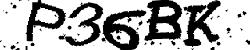
#> input picture dataset/captcha.jpg, 250 x 50 px
$ python hit_miss.py
#> lines starting #> are read from the running program, lines starting #| are printed output that depends on the picture; after the words box and inside, x2 and y2 are one past the last pixel; in counts of white or black regions, pixels touching at a corner belong together
#> further down, img is the input picture: shape (50, 250, 3); min 0, max 255, mean 173.3
# Copyright (C) 2020  Ngô Ngọc Đức Huy
from cv2 import (
    imread, blur,
    cvtColor, COLOR_BGR2GRAY,
    threshold, THRESH_BINARY_INV,
    morphologyEx, MORPH_HITMISS
)
from numpy import ones, uint8, array
import matplotlib.pyplot as plt

kernel_list = [
    ones((3, 3), uint8),
    ones((5, 5), uint8),
    array([[0, 0, 0], [0, 1, 0], [0, 0, 0]], uint8),
    array([[0, 1, 0], [1, 1, 1], [0, 1, 0]], uint8),
    array([[0, 0, 0], [1, 1, 1], [0, 0, 0]], uint8),
    array([[0, 1, 0], [0, 1, 0], [0, 1, 0]], uint8),
    array([[1, 0, 0], [0, 1, 0], [0, 0, 1]], uint8),
    array([[1, 1, 1], [1, 0, 1], [1, 1, 1]], uint8),
    array([[0, 1, 0], [1, 0, 1], [0, 1, 0]], uint8),
    array([[0, 1, 0], [1, -1, 1], [0, 1, 0]], uint8),
    array([[0, -1, -1], [1, 1, -1], [0, 1, 0]], uint8),
    array([[-1, -1, 0], [-1, 1, 0], [-1, -1, 0]], uint8),
]


def to_binary(image, thr):
    """Convert a grayscale image to a binary image."""
#> called with thr = 100
    image = cvtColor(image, COLOR_BGR2GRAY)
    image = blur(image, (3, 3))
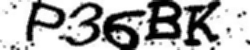
#> image: shape (50, 250); min 0, max 255, mean 173.2
    return threshold(image, thr, 255, THRESH_BINARY_INV)[1]
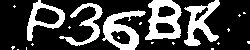
#> returned value: shape (50, 250); 28% white; 21 white regions (16 under 20 px), largest, box (x1, y1, x2, y2) and area: (145, 0, 182, 40) 852, (102, 10, 146, 50) 790, (184, 0, 220, 46) 728, (59, 3, 103, 46) 529, (27, 0, 65, 41) 517


def hit_miss(image, kernel):
    """Apply hit-or-miss transform on a binary image."""
    image = morphologyEx(image, MORPH_HITMISS, kernel)
    return image


if __name__ == "__main__":
    img = imread('dataset/captcha.jpg')
    img = to_binary(img, 100)
    plt.subplot(5, 3, 2)
    plt.imshow(img, cmap='gray')
    i = 4

    for kernel in kernel_list:
        res = hit_miss(img, kernel)
        plt.subplot(5, 3, i)
        i += 1
        plt.imshow(res, cmap='gray')
#> this loop made 12 passes
#> pass 1, in hit_miss, `image = morphologyEx(image, MORPH_HITMISS, kernel)`:
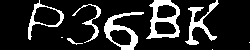
#> image: shape (50, 250); 16% white; 9 white regions (3 under 20 px), largest, box (x1, y1, x2, y2) and area: (146, 0, 180, 39) 573, (104, 12, 144, 50) 505, (185, 0, 219, 45) 424, (28, 0, 64, 40) 270, (72, 4, 101, 43) 193, (67, 38, 83, 45) 34
#> pass 2, in hit_miss (call 2), `image = morphologyEx(image, MORPH_HITMISS, kernel)`:
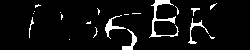
#> image: shape (50, 250); 6.2% white; 20 white regions (14 under 20 px), largest, box (x1, y1, x2, y2) and area: (149, 0, 179, 38) 275, (105, 15, 126, 39) 125, (122, 29, 137, 50) 106, (188, 18, 209, 44) 103, (29, 17, 34, 38) 30, (191, 8, 200, 16) 27
#> after the loop, i = 16
    plt.show()
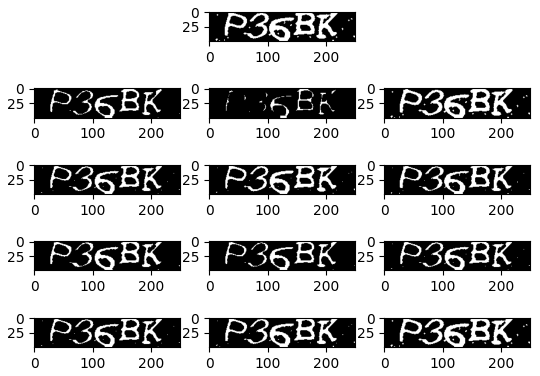
#> figure drawn by matplotlib, 13 panels

$ run again, with dataset/fingerprint.jpg copied over dataset/captcha.jpg
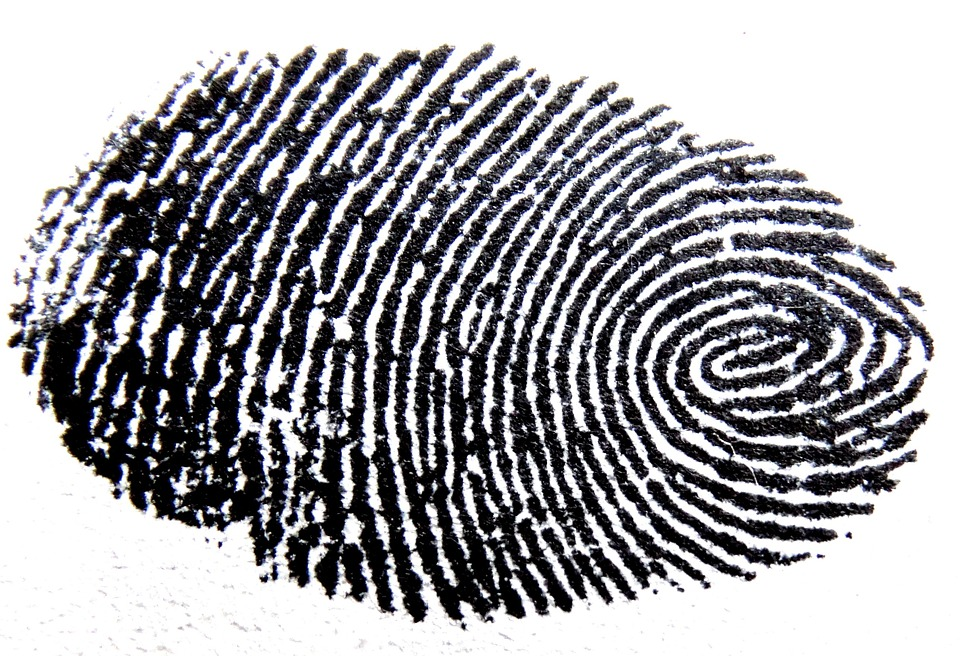
#> input picture dataset/fingerprint.jpg, 960 x 656 px
#> img is the input picture: shape (656, 960, 3); mean B, G, R 163.8, 159.9, 160.2
#> in to_binary, `return threshold(image, thr, 255, THRESH_BINARY_INV)[1]`:
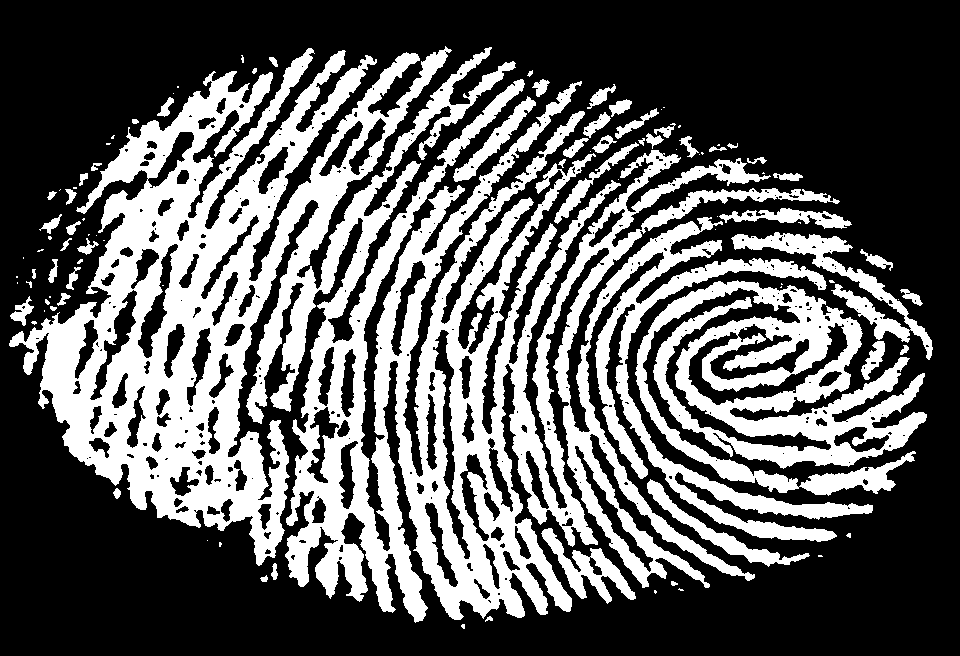
#> returned value: shape (656, 960); 35.9% white; 99 white regions (45 under 20 px), largest, box (x1, y1, x2, y2) and area: (9, 46, 873, 623) 180813, (635, 280, 927, 496) 27582, (731, 232, 933, 360) 4428
#> the loop `for kernel in kernel_list:` made 12 passes
#> pass 2, in hit_miss (call 2), `image = morphologyEx(image, MORPH_HITMISS, kernel)`:
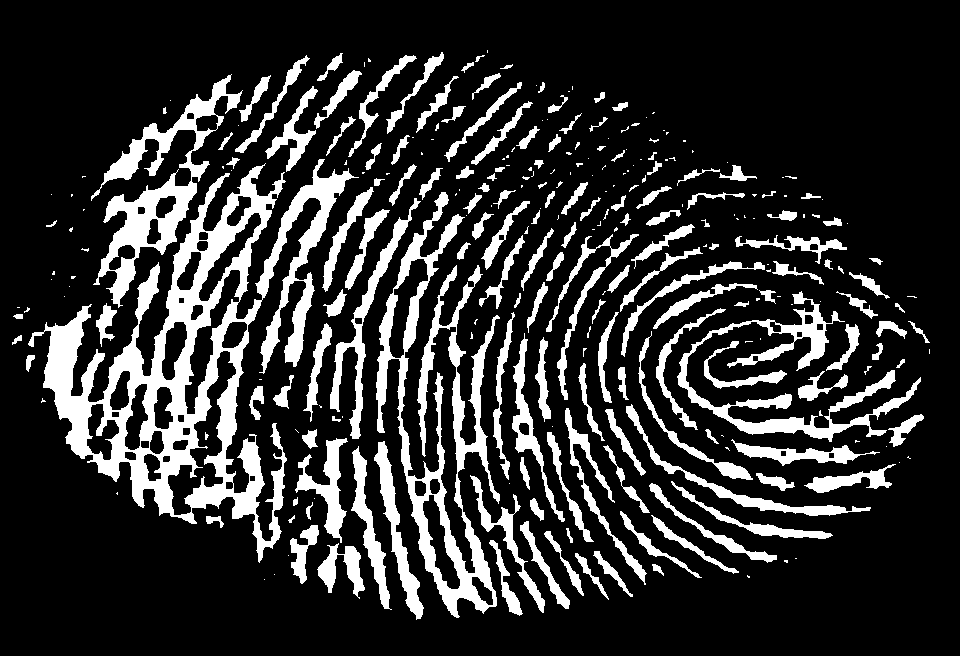
#> image: shape (656, 960); 18.9% white; 288 white regions (130 under 20 px), largest, box (x1, y1, x2, y2) and area: (28, 159, 359, 563) 32023, (376, 192, 500, 618) 13342, (91, 74, 243, 308) 7802
#> after the loop `for kernel in kernel_list:`: i = 16
